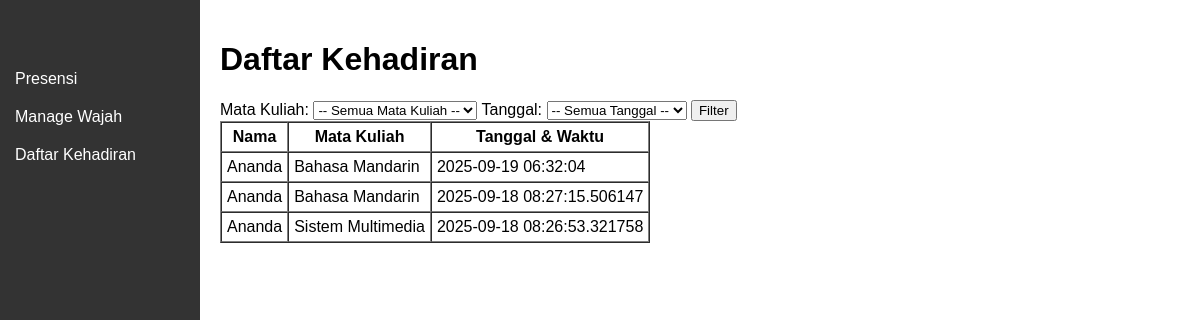
The page /attendance on the database as committed earlier.
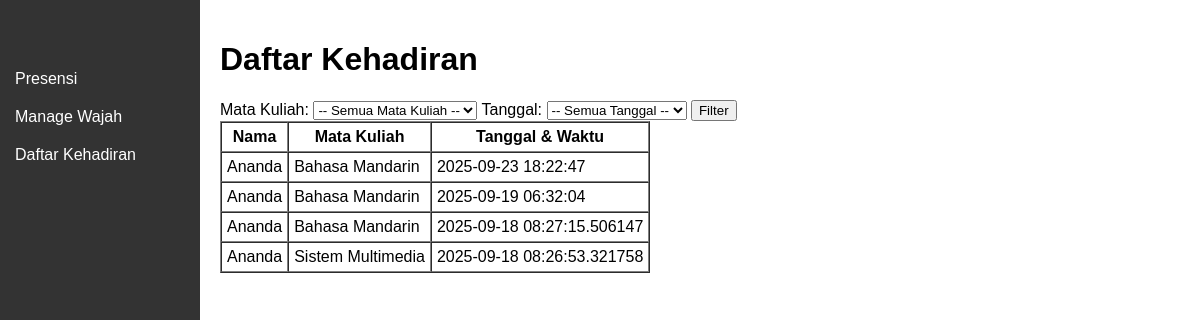
The same page on the database as committed later.
### tables this page shows
CREATE TABLE attendance (
                id INTEGER PRIMARY KEY AUTOINCREMENT,
                name TEXT,
                course TEXT,
                datetime TEXT
            );

### app.py (the view)
@app.route('/attendance', methods=['GET', 'POST'])
def attendance():
    conn = sqlite3.connect(DB_PATH)
    c = conn.cursor()
    c.execute("SELECT DISTINCT course FROM attendance")
    courses = [row[0] for row in c.fetchall()]
    c.execute("SELECT DISTINCT DATE(datetime) FROM attendance")
    dates = [row[0] for row in c.fetchall()]
    selected_course = request.form.get("course")
    selected_date = request.form.get("date")
    if selected_course and selected_date:
        c.execute("""SELECT name, course, datetime
                     FROM attendance
                     WHERE course=? AND DATE(datetime)=?
                     ORDER BY datetime DESC""",
                  (selected_course, selected_date))
    else:
        c.execute("""SELECT name, course, datetime
                     FROM attendance
                     ORDER BY datetime DESC""")
    records = c.fetchall()
    conn.close()
    return render_template("attendance.html",
                           courses=courses, dates=dates,
                           selected_course=selected_course,
                           selected_date=selected_date,
                           records=records)

### templates/attendance.html (shortened to what this page needs)
{% extends "base.html" %}
{% block content %}
<h1>Daftar Kehadiran</h1>
<form method="POST" action="/attendance">
  <label for="course">Mata Kuliah:</label>
  <select name="course" id="course">
    <option value="">-- Semua Mata Kuliah --</option>
  </select>
  <label for="date">Tanggal:</label>
  <select name="date" id="date">
    <option value="">-- Semua Tanggal --</option>
  </select>
  <button type="submit">Filter</button>
</form>
{% if records %}
<table border="1" cellpadding="5" cellspacing="0">
  <tr>
    <th>Nama</th>
    <th>Mata Kuliah</th>
    <th>Tanggal & Waktu</th>
  </tr>
  {% for r in records %}
  <tr>
    <td>{{ r[0] }}</td>
    <td>{{ r[1] }}</td>
    <td>{{ r[2] }}</td>
  </tr>
  {% endfor %}
</table>
{% else %}
<p>Tidak ada data presensi.</p>
{% endif %}
{% endblock %}

### templates/base.html (shortened to what this page needs)
<!DOCTYPE html>
<html lang="en">
<head>
</head>
<body>
<div class="sidebar">
  <a href="/">Presensi</a>
  <a href="/manage">Manage Wajah</a>
  <a href="/attendance">Daftar Kehadiran</a>
</div>
<div class="content">
  {% block content %}{% endblock %}
</div>
</body>
</html>

### templates/base.html (style rules this page uses)
body { margin:0; font-family:Arial,sans-serif; display:flex; }
.sidebar { height:100vh; width:200px; position:fixed; top:0; left:0; background:#333; padding-top:60px; }
.sidebar a { padding:10px 15px; text-decoration:none; color:white; display:block; }
.content { flex:1; padding:20px; margin-left:200px; }

Rows that differ between the two databases and show on the page:
added attendance: name "Ananda", course "Bahasa Mandarin", datetime "2025-09-23 18:22:47"
